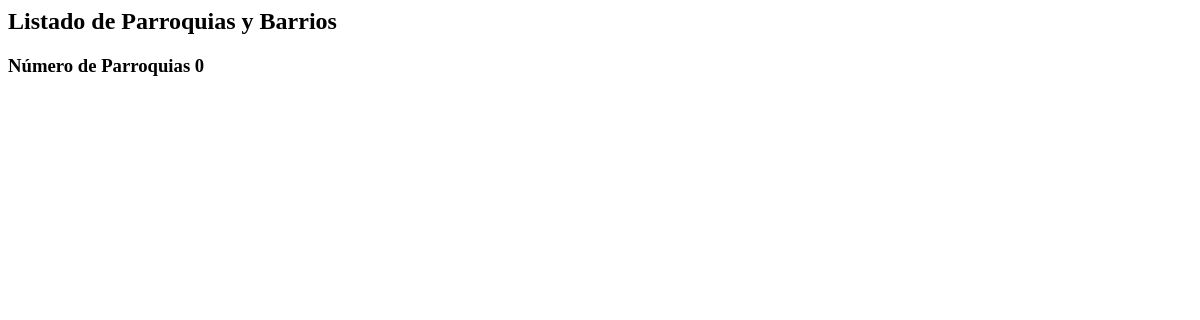
The page /ordenamiento/parroquia/barrios on the database as committed earlier.
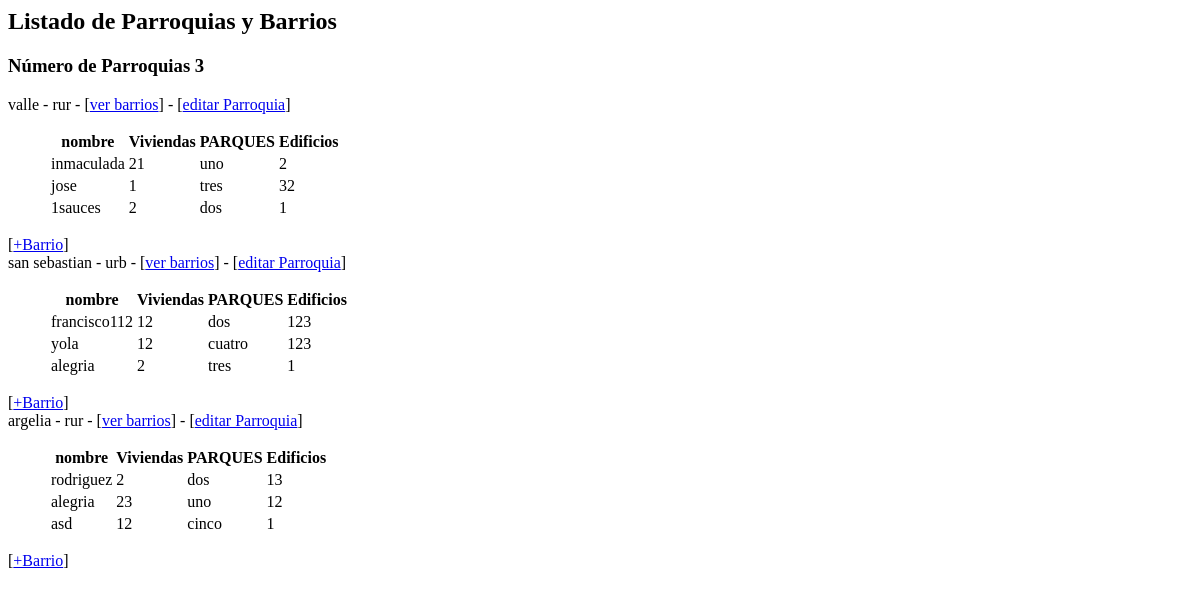
The same page on the database as committed later.
### ordenamiento/models.py (models this page shows, shortened)
class Parroquia(models.Model):
    opciones_tipo_Parroquia = (
        ('urbano', 'Urbano'),
        ('rural', 'Rural'),
    )
    nombre = models.CharField(max_length=30)
    tipo = models.CharField(max_length = 30,\
        choices = opciones_tipo_Parroquia)
    def __str__(self):
        return "%s - %s" % (self.nombre, self.tipo)

class Barrio(models.Model):
    opciones_Parques = (
        ('uno', '1'),
        ('dos', '2'),
        ('tres', '3'),
        ('cuatro', '4'),
        ('cinco', '5'),
        ('seis', '6'),
    )
    nombre = models.CharField(max_length=30)
    numVivienda = models.IntegerField()
    numParques = models.CharField(max_length = 30, \
                choices = opciones_Parques)
    numEdificios = models.IntegerField()
    parroquia = models.ForeignKey(Parroquia, related_name = 'los_barrios',
                on_delete=models.CASCADE)

### ordenamiento/views.py (the view)
# urls.py: path('parroquia/barrios', views.mostrar_Parroquias_Barrios,
def mostrar_Parroquias_Barrios(request):
    parroquia = Parroquia.objects.all()
    barrio = Barrio.objects.all()
    informacion_template = {'parroquia': parroquia, 'numero_parroquia':len(parroquia), 'barrio': barrio}
    return render(request, 'parroquia_barrio.html', informacion_template)

### ordenamiento/templates/parroquia_barrio.html (shortened to what this page needs)
<h2>Listado de Parroquias y Barrios</h2>
<h3>Número de Parroquias {{ numero_parroquia }}</h3>
{% for e in parroquia %}
  {{ e }} - [<a href="{% url 'obtener_Barrios' e.id %}">ver barrios</a>] - [<a href="{% url 'editar_parroquia' e.id %}">editar Parroquia</a>]<br/>
  <ul>
    <table>
      <tr>
        <th>nombre</th>
        <th>Viviendas</th>
        <th>PARQUES</th>
        <th>Edificios</th>
      </tr>
      {% for x in e.los_barrios.all %}
        <tr>
          <td>{{ x.nombre }}</td>
          <td>{{ x.numVivienda }}</td>
          <td>{{ x.numParques }}</td>
          <td>{{ x.numEdificios }}</td>
        </tr>
      {% endfor %}
    </table>
  </ul>
  [<a href="{% url 'crear_barrio_parroquia' e.id %}">+Barrio</a>]<br>
{% endfor %}

Rows that differ between the two databases and show on the page:
added Parroquia: nombre+tipo "valle - rur"
added Barrio: nombre "inmaculada", numVivienda "21", numParques "uno", numEdificios "2", shown under "valle - rur"
added Barrio: nombre "jose", numVivienda "1", numParques "tres", numEdificios "32", shown under "valle - rur"
added Barrio: nombre "1sauces", numVivienda "2", numParques "dos", numEdificios "1", shown under "valle - rur"
added Parroquia: nombre+tipo "san sebastian - urb"
added Barrio: nombre "francisco112", numVivienda "12", numParques "dos", numEdificios "123", shown under "san sebastian - urb"
added Barrio: nombre "yola", numVivienda "12", numParques "cuatro", numEdificios "123", shown under "san sebastian - urb"
added Barrio: nombre "alegria", numVivienda "2", numParques "tres", numEdificios "1", shown under "san sebastian - urb"
added Parroquia: nombre+tipo "argelia - rur"
added Barrio: nombre "rodriguez", numVivienda "2", numParques "dos", numEdificios "13", shown under "argelia - rur"
added Barrio: nombre "alegria", numVivienda "23", numParques "uno", numEdificios "12", shown under "argelia - rur"
added Barrio: nombre "asd", numVivienda "12", numParques "cinco", numEdificios "1", shown under "argelia - rur"
Other text that changed with them:
{{ numero_parroquia }}: "0" → "3"
